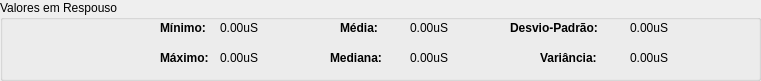
     <widget class="QGroupBox" name="groupBox_2">
      <property name="geometry">
       <rect>
        <x>240</x>
        <y>10</y>
        <width>761</width>
        <height>81</height>
       </rect>
      </property>
      <property name="title">
       <string>Valores em Respouso</string>
      </property>
      <widget class="QLabel" name="label_Minimo_PR">
       <property name="geometry">
        <rect>
         <x>220</x>
         <y>20</y>
         <width>55</width>
         <height>16</height>
        </rect>
       </property>
       <property name="text">
        <string>0.00uS</string>
       </property>
      </widget>
      <widget class="QLabel" name="label_Media_PR">
       <property name="geometry">
        <rect>
         <x>410</x>
         <y>20</y>
         <width>55</width>
         <height>16</height>
        </rect>
       </property>
       <property name="text">
        <string>0.00uS</string>
       </property>
      </widget>
      <widget class="QLabel" name="label_34">
       <property name="geometry">
        <rect>
         <x>540</x>
         <y>50</y>
         <width>71</width>
         <height>16</height>
        </rect>
       </property>
       <property name="font">
        <font>
         <weight>75</weight>
         <bold>true</bold>
        </font>
       </property>
       <property name="text">
        <string>Variância:</string>
       </property>
      </widget>
      <widget class="QLabel" name="label_Variancia_PR">
       <property name="geometry">
        <rect>
         <x>630</x>
         <y>50</y>
         <width>55</width>
         <height>16</height>
        </rect>
       </property>
       <property name="text">
        <string>0.00uS</string>
       </property>
      </widget>
      <widget class="QLabel" name="label_Maximo_PR">
       <property name="geometry">
        <rect>
         <x>220</x>
         <y>50</y>
         <width>55</width>
         <height>16</height>
        </rect>
       </property>
       <property name="text">
        <string>0.00uS</string>
       </property>
      </widget>
      <widget class="QLabel" name="label_Mediana_PR">
       <property name="geometry">
        <rect>
         <x>410</x>
         <y>50</y>
         <width>55</width>
         <height>16</height>
        </rect>
       </property>
       <property name="text">
        <string>0.00uS</string>
       </property>
      </widget>
      <widget class="QLabel" name="label_desvioPadrao_PR">
       <property name="geometry">
        <rect>
         <x>630</x>
         <y>20</y>
         <width>55</width>
         <height>16</height>
        </rect>
       </property>
       <property name="text">
        <string>0.00uS</string>
       </property>
      </widget>
      <widget class="QLabel" name="label_33">
       <property name="geometry">
        <rect>
         <x>510</x>
         <y>20</y>
         <width>111</width>
         <height>16</height>
        </rect>
       </property>
       <property name="font">
        <font>
         <weight>75</weight>
         <bold>true</bold>
        </font>
       </property>
       <property name="text">
        <string>Desvio-Padrão:</string>
       </property>
      </widget>
      <widget class="QLabel" name="label_29">
       <property name="geometry">
        <rect>
         <x>160</x>
         <y>20</y>
         <width>55</width>
         <height>16</height>
        </rect>
       </property>
       <property name="font">
        <font>
         <weight>75</weight>
         <bold>true</bold>
        </font>
       </property>
       <property name="text">
        <string>Mínimo:</string>
       </property>
      </widget>
      <widget class="QLabel" name="label_32">
       <property name="geometry">
        <rect>
         <x>330</x>
         <y>50</y>
         <width>71</width>
         <height>16</height>
        </rect>
       </property>
       <property name="font">
        <font>
         <weight>75</weight>
         <bold>true</bold>
        </font>
       </property>
       <property name="text">
        <string>Mediana:</string>
       </property>
      </widget>
      <widget class="QLabel" name="label_31">
       <property name="geometry">
        <rect>
         <x>340</x>
         <y>20</y>
         <width>71</width>
         <height>16</height>
        </rect>
       </property>
       <property name="font">
        <font>
         <weight>75</weight>
         <bold>true</bold>
        </font>
       </property>
       <property name="text">
        <string>Média:</string>
       </property>
      </widget>
      <widget class="QLabel" name="label_30">
       <property name="geometry">
        <rect>
         <x>160</x>
         <y>50</y>
         <width>55</width>
         <height>16</height>
        </rect>
       </property>
       <property name="font">
        <font>
         <weight>75</weight>
         <bold>true</bold>
        </font>
       </property>
       <property name="text">
        <string>Máximo:</string>
       </property>
      </widget>
     </widget>
